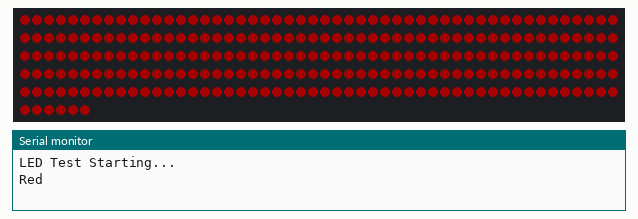
This sketch was run on a simulated Arduino Uno, built with avr-gcc and run on an emulated ATmega328P. Shown: 256 RGB LEDs in strip order, left to right, continuing on the next row, the last lines printed to the serial monitor. Dim RGB values are drawn brighter than linear.

Above: at 0.1 s.
At 0.6 s:
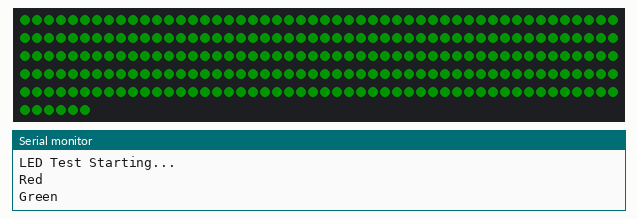
At 1.1 s:
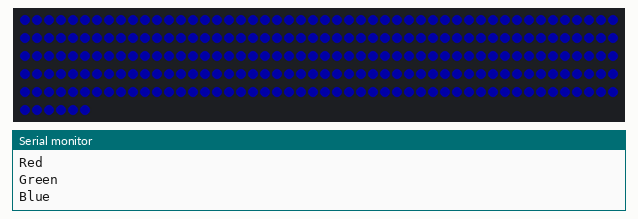
At 1.6 s:
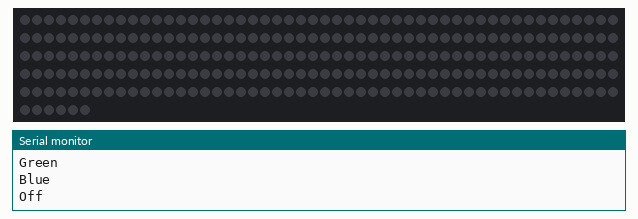

Measured:
- by itself, everything shown: repeats every 2.0 s, in 4 steps
- what the display in image 1 shows lasts 0.5 s, from 0.5 s to 1.0 s

The sketch:

test_led.ino
```cpp
#include <FastLED.h>
#define PIN_LEDS 6
#define NUM_LEDS 256
#define BRIGHT 40
CRGB leds[NUM_LEDS];

void setup() {
  FastLED.addLeds<WS2812B, PIN_LEDS, GRB>(leds, NUM_LEDS);
  FastLED.setBrightness(BRIGHT);
  Serial.begin(115200);
  Serial.println("LED Test Starting...");
}

void loop() {
  Serial.println("Red");
  fill_solid(leds, NUM_LEDS, CRGB::Red);
  FastLED.show();
  delay(500);

  Serial.println("Green");
  fill_solid(leds, NUM_LEDS, CRGB::Green);
  FastLED.show();
  delay(500);

  Serial.println("Blue");
  fill_solid(leds, NUM_LEDS, CRGB::Blue);
  FastLED.show();
  delay(500);

  Serial.println("Off");
  fill_solid(leds, NUM_LEDS, CRGB::Black);
  FastLED.show();
  delay(500);
}
```
